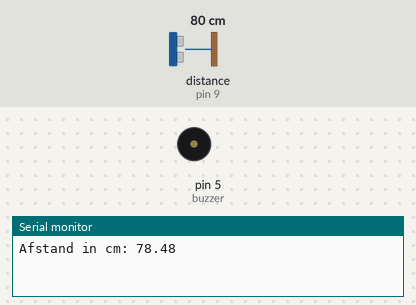
Recording of a sketch running on a simulated Arduino Uno, built with avr-gcc and run on an emulated ATmega328P. Shown: buzzer (waves = sounding), the last lines printed to the serial monitor. Wiring (inferred from the names in the program): ultrasonic range finder: trigger pin 10; echo pin 9. Inputs (shaded band) come from the test bench; at power-on: distance to the obstacle (sensor on pin 9) 80 cm. The echo pulse lasts 58.3 µs per cm; no radio packets arrive unless stated.

Above: at 1.4 s.
1.5 s: distance to the obstacle (sensor on pin 9) set to 10 cm
At 4.96 s:
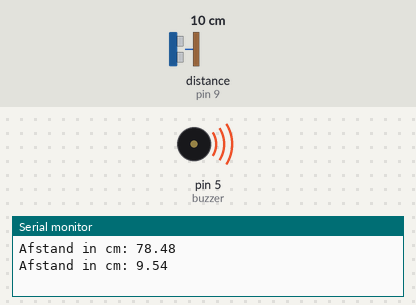
6.9 s: distance to the obstacle (sensor on pin 9) set to 7 cm
At 7.4 s:
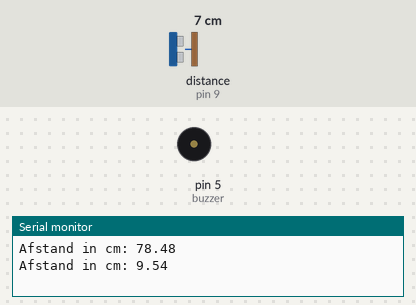
Timing chart, 0 to 9.9 s (numbered marks = the images above; inputs shaded):
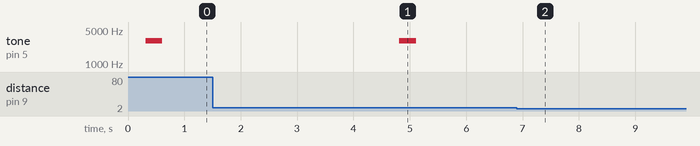

Measured:
- the behaviour switches between 9 and 8 cm on distance to the obstacle (sensor on pin 9) (found by bisection; images 1 and 2)
- after the input at 6.9 s, tone on pin 5 (buzzer): stops changing and stays silent

The sketch:

printplaat_zender_coronazuil_groep4_Detand.ino
```cpp
///////////////////////////////////////////////////////////
///////////////////////////////////////////////////////////
///////                                             ///////
/////// Ingenieursproject: Contactloze coronazuil   ///////
///////                    ZENDER                   ///////
///////                   Groep 4                   ///////
///////               David Michiels                ///////
///////                 25/01/2020                  ///////
///////                                             ///////
///////////////////////////////////////////////////////////
///////////////////////////////////////////////////////////

          ///// TRANSMITTER  /////
          #include <SPI.h>
          #include "RF24.h"

          RF24 myRadio (3, 2); //CE, CSN
          const byte address[6] = "00001";

          int voet = 0;


          ///// DISTANCE SENSOR  /////
          #define trigPin 10
          #define echoPin 9
          long  duration;
          float distanceCm;

          ///// BUZZER /////
          const int buzzer = 5; //buzzer to arduino pin 5

void setup()
{
          Serial.begin(115200);

          ///// TRANSMITTER  /////
          delay(100);
          myRadio.begin();
          myRadio.setChannel(115);
          myRadio.setPALevel(RF24_PA_MIN);              //power amplifier level
          myRadio.setDataRate(RF24_250KBPS) ;
          myRadio.openWritingPipe(address);
          myRadio.stopListening();
          delay(100);

          ///// DISTANCE SENSOR  /////
          pinMode(echoPin, INPUT);
          pinMode(trigPin, OUTPUT);

          ///// BUZZER  /////
          pinMode(buzzer, OUTPUT); // Pin 5 definiëren als output
}

void loop()
{

          ///// TRANSMITTER /////
          if(voet == 1){
          voet = 0;
          delay(4000); // Even wachten nadat signaal 'voet' is verzonden. Anders beep beep beep...
          }

          ///// DISTANCE SENSOR /////
          digitalWrite(trigPin, LOW);
          delayMicroseconds(2);
          digitalWrite(trigPin, HIGH);
          delayMicroseconds(10);
          digitalWrite(trigPin, LOW);

          duration = pulseIn(echoPin, HIGH);

          distanceCm = (duration * 0.0133 /2)* 2.54;
          Serial.print("Afstand in cm: "); Serial.println(distanceCm);
          delay(100); // adempauze om de microprocessor niet onnodig te belasten

          if(distanceCm > 8){
            voet = 1;

          ///// BUZZER /////
          tone(buzzer, 3000); // Send 3KHz sound signal...
          delay(300);        // ...for 300 ms
          noTone(buzzer);     // Stop sound...

                          struct package
                          {
                          int voet = 1;
                           };

    typedef struct package Package;
    Package data;

         myRadio.write(&data, sizeof(data));
         delay(100);
          }

}
```
